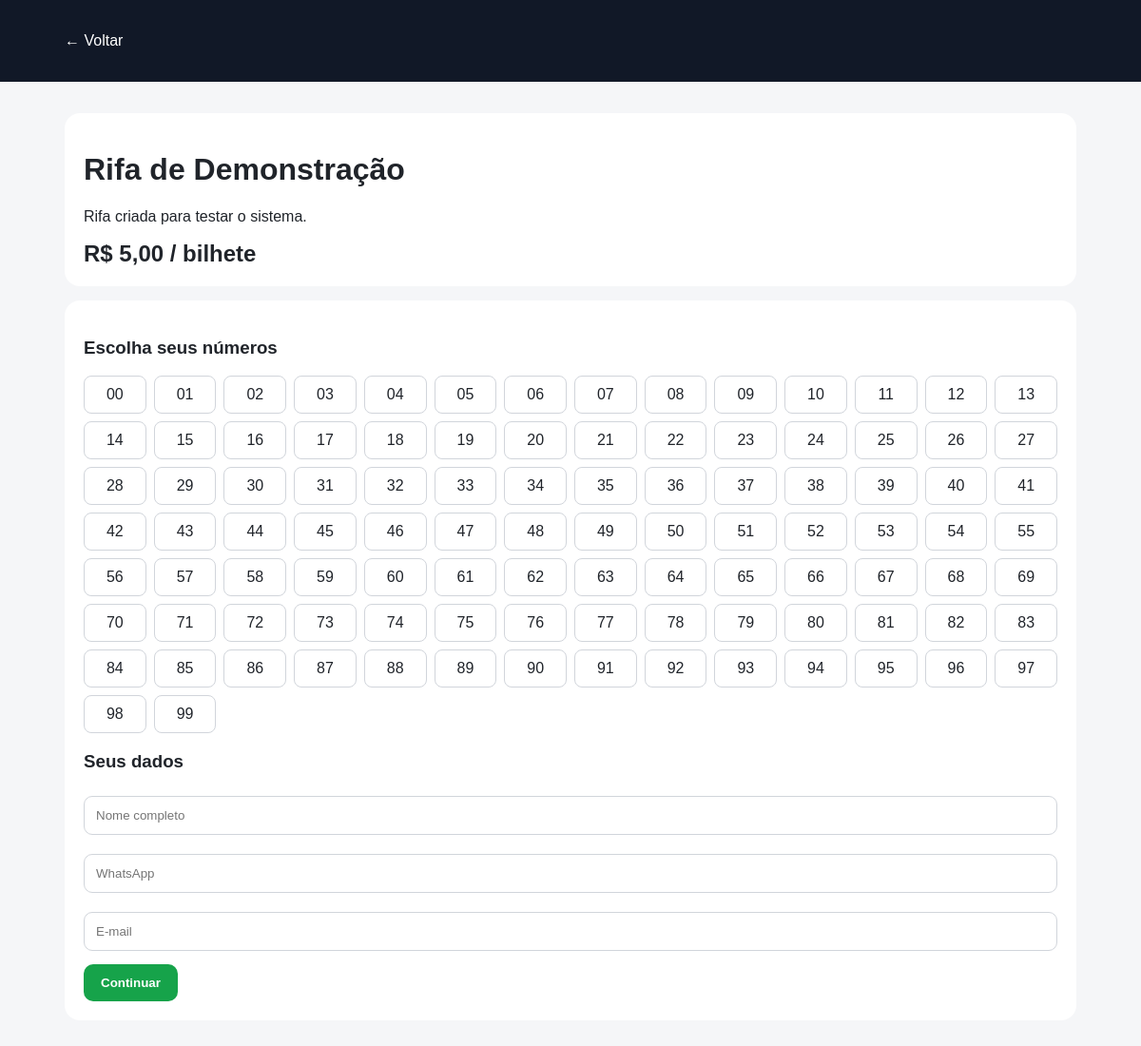
Page /rifa.php?id=1 on the committed database.
### tables this page shows
CREATE TABLE rifas(id INT AUTO_INCREMENT PRIMARY KEY,titulo VARCHAR(180) NOT NULL,descricao TEXT,imagem VARCHAR(500),preco DECIMAL(10,2) NOT NULL,total_numeros INT NOT NULL DEFAULT 100,tipo ENUM('selecionavel','aleatoria') NOT NULL DEFAULT 'selecionavel',status ENUM('ativa','pausada','encerrada') NOT NULL DEFAULT 'ativa',data_sorteio DATETIME NULL,created_at TIMESTAMP DEFAULT CURRENT_TIMESTAMP);

### config/config.php (called while the page is built, shortened)
<?php
function e($v){return htmlspecialchars((string)$v,ENT_QUOTES,'UTF-8');}

### rifa.php (the view)
<?php require 'config/database.php';$id=(int)($_GET['id']??0);$s=$pdo->prepare('SELECT * FROM rifas WHERE id=?');$s->execute([$id]);$r=$s->fetch();if(!$r)die('Rifa não encontrada');$used=$pdo->prepare("SELECT numero FROM bilhetes WHERE rifa_id=? AND status IN ('reservado','pago')");$used->execute([$id]);$used=array_flip(array_column($used->fetchAll(),'numero'));?>
<!doctype html><html lang="pt-br"><head><meta charset="utf-8"><meta name="viewport" content="width=device-width,initial-scale=1"><title><?=e($r['titulo'])?></title><link rel="stylesheet" href="assets/css/style.css"></head><body><header class="top"><div class="wrap"><a href="index.php">← Voltar</a></div></header><main class="wrap"><div class="box"><h1><?=e($r['titulo'])?></h1><p><?=nl2br(e($r['descricao']))?></p><div class="price">R$ <?=number_format($r['preco'],2,',','.')?> / bilhete</div></div><form class="box" method="post" action="checkout.php"><input type="hidden" name="rifa_id" value="<?=$id?>"><?php if($r['tipo']==='selecionavel'):?><h3>Escolha seus números</h3><div class="numbers"><?php for($i=0;$i<$r['total_numeros'];$i++):$off=isset($used[$i]);?><label class="num <?=$off?'off':''?>"><input style="display:none" type="checkbox" name="numeros[]" value="<?=$i?>" <?=$off?'disabled':''?>><?=str_pad($i,strlen((string)($r['total_numeros']-1)),'0',STR_PAD_LEFT)?></label><?php endfor;?></div><?php else:?><h3>Quantos bilhetes?</h3><input type="number" name="quantidade" min="1" max="100" value="1" required><?php endif;?><h3>Seus dados</h3><input name="nome" placeholder="Nome completo" required><input name="telefone" placeholder="WhatsApp"><input type="email" name="email" placeholder="E-mail"><button class="btn" type="submit">Continuar</button></form></main><script>document.querySelectorAll('.num:not(.off)').forEach(x=>x.onclick=()=>setTimeout(()=>x.classList.toggle('sel',x.querySelector('input').checked),0));</script></body></html>

### assets/css/style.css (style rules this page uses)
* { box-sizing:border-box }
body { margin:0;font-family:Arial,sans-serif;background:#f5f6f8;color:#20242a }
a { text-decoration:none;color:inherit }
.top { background:#111827;color:#fff;padding:16px }
.wrap { max-width:1100px;margin:auto;padding:18px }
.btn { display:inline-block;border:0;border-radius:10px;padding:12px 18px;background:#16a34a;color:white;font-weight:700;cursor:pointer }
.price { font-size:24px;font-weight:800 }
.numbers { display:grid;grid-template-columns:repeat(auto-fill,minmax(65px,1fr));gap:8px;margin:15px 0 }
.num { padding:10px 4px;border:1px solid #d1d5db;background:white;border-radius:8px;text-align:center;cursor:pointer }
.box { background:#fff;padding:20px;border-radius:16px;margin:15px 0 }

### rows in the picture
rifas: titulo "Rifa de Demonstração", descricao "Rifa criada para testar o sistema.", preco "5,00", total_numeros "00", total_numeros "01", total_numeros "02", total_numeros "03", total_numeros "04", total_numeros "05", total_numeros "06", total_numeros "07", total_numeros "08", total_numeros "09", total_numeros "10", total_numeros "11", total_numeros "12", total_numeros "13", total_numeros "14", total_numeros "15", total_numeros "16", total_numeros "17", total_numeros "18", total_numeros "19", total_numeros "20", total_numeros "21", total_numeros "22", total_numeros "23", total_numeros "24", total_numeros "25", total_numeros "26", total_numeros "27", total_numeros "28", total_numeros "29", total_numeros "30", total_numeros "31", total_numeros "32", total_numeros "33", total_numeros "34", total_numeros "35", total_numeros "36", total_numeros "37", total_numeros "38", total_numeros "39", total_numeros "40", total_numeros "41", total_numeros "42", total_numeros "43", total_numeros "44", total_numeros "45", total_numeros "46", total_numeros "47", total_numeros "48", total_numeros "49", total_numeros "50", total_numeros "51", total_numeros "52", total_numeros "53", total_numeros "54", total_numeros "55", total_numeros "56", total_numeros "57", total_numeros "58", total_numeros "59", total_numeros "60", total_numeros "61", total_numeros "62", total_numeros "63", total_numeros "64", total_numeros "65", total_numeros "66", total_numeros "67", total_numeros "68", total_numeros "69", total_numeros "70", total_numeros "71", total_numeros "72", total_numeros "73", total_numeros "74", total_numeros "75", total_numeros "76", total_numeros "77", total_numeros "78", total_numeros "79", total_numeros "80", total_numeros "81", total_numeros "82", total_numeros "83", total_numeros "84", total_numeros "85", total_numeros "86", total_numeros "87", total_numeros "88", total_numeros "89", total_numeros "90", total_numeros "91", total_numeros "92", total_numeros "93", total_numeros "94", total_numeros "95", total_numeros "96", total_numeros "97", total_numeros "98", total_numeros "99"
